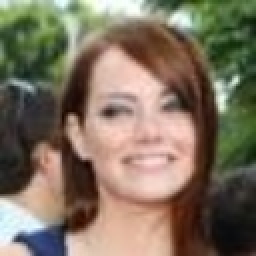
#> input picture resampled_dataset/20/124968.jpg, 128 x 128 px (shown 2 times larger)
$ python -i image_processor.py   (imports and definitions only)   (older library calls are emulated)
#> lines starting #> are read from the running program, lines starting #| are printed output that depends on the picture
#> further down, picture is the input picture: shape (128, 128, 3); mean B, G, R 95.6, 113.5, 126.9
import cv2
import numpy as np

# Function to process images based on quality issues
# [22 lines left out: functions process_image, sharpen_image, not called in this run]

def denoise_image(image):
    denoised = cv2.fastNlMeansDenoisingColored(image, None, 10, 10, 7, 21)
    return denoised

def brighten_image(image):
    hsv = cv2.cvtColor(image, cv2.COLOR_BGR2HSV)
#> hsv: shape (128, 128, 3); mean H, S, V 28.6, 87.4, 133.7
    h, s, v = cv2.split(hsv)
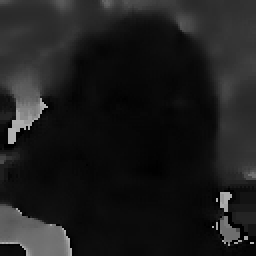
#> h: shape (128, 128) (shown 2 times larger); min 0, max 177, mean 28.6
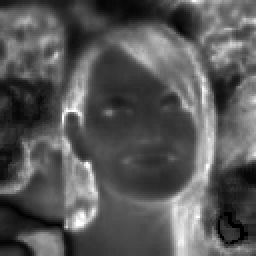
#> s: shape (128, 128) (shown 2 times larger); min 0, max 255, mean 87.4
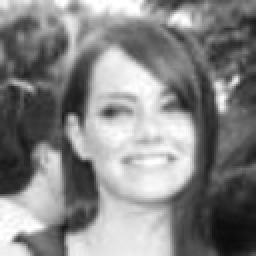
#> v: shape (128, 128) (shown 2 times larger); min 11, max 255, mean 133.7
    v = cv2.equalizeHist(v)
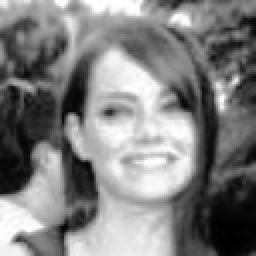
#> v: shape (128, 128) (shown 2 times larger); min 0, max 255, mean 128.1
    hsv = cv2.merge((h, s, v))
#> hsv: shape (128, 128, 3); mean H, S, V 28.6, 87.4, 128.1
    brightened = cv2.cvtColor(hsv, cv2.COLOR_HSV2BGR)
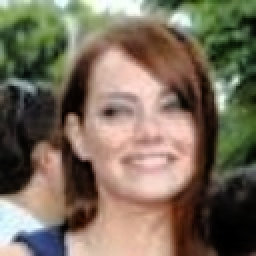
#> brightened: shape (128, 128, 3) (shown 2 times larger); mean B, G, R 91.5, 108.7, 121.3
    return brightened

# [21 lines left out: functions reduce_brightness, enhance_texture, increase_resolution, not called in this run]

>>> import cv2
>>> picture = cv2.imread('resampled_dataset/20/124968.jpg')
>>> result = brighten_image(picture)

$ run again, on resampled_dataset/20/145159.jpg
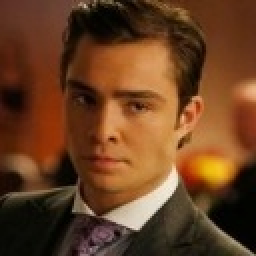
#> input picture resampled_dataset/20/145159.jpg, 128 x 128 px (shown 2 times larger)
#> picture is the input picture: shape (128, 128, 3); mean B, G, R 34.1, 63.9, 105.1
#> in brighten_image, `v = cv2.equalizeHist(v)`:
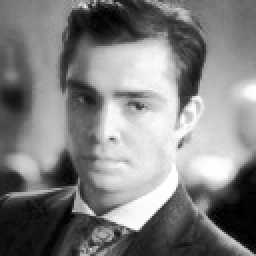
#> v: shape (128, 128) (shown 2 times larger); min 0, max 255, mean 128.1
#> in brighten_image, `brightened = cv2.cvtColor(hsv, cv2.COLOR_HSV2BGR)`:
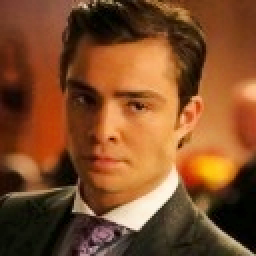
#> brightened: shape (128, 128, 3) (shown 2 times larger); mean B, G, R 40.6, 76.9, 128

$ run again, on resampled_dataset/20/152513.jpg
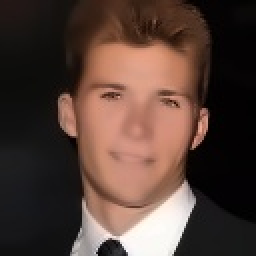
#> input picture resampled_dataset/20/152513.jpg, 128 x 128 px (shown 2 times larger)
#> picture is the input picture: shape (128, 128, 3); mean B, G, R 54.9, 63, 84.1
#> in brighten_image, `v = cv2.equalizeHist(v)`:
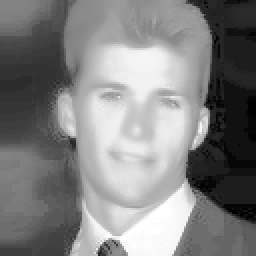
#> v: shape (128, 128) (shown 2 times larger); min 0, max 255, mean 129.1
#> in brighten_image, `brightened = cv2.cvtColor(hsv, cv2.COLOR_HSV2BGR)`:
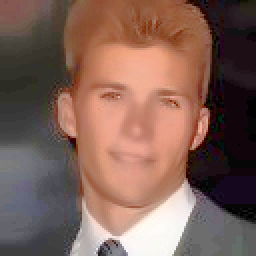
#> brightened: shape (128, 128, 3) (shown 2 times larger); mean B, G, R 86.5, 96.9, 127.7

$ run again, on resampled_dataset/20/168156.jpg
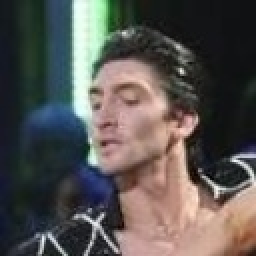
#> input picture resampled_dataset/20/168156.jpg, 128 x 128 px (shown 2 times larger)
#> picture is the input picture: shape (128, 128, 3); mean B, G, R 81.1, 83.8, 87.7
#> in brighten_image, `v = cv2.equalizeHist(v)`:
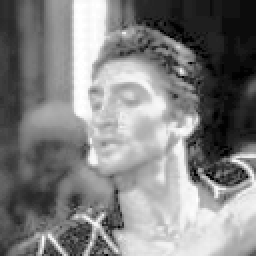
#> v: shape (128, 128) (shown 2 times larger); min 0, max 255, mean 128.5
#> in brighten_image, `brightened = cv2.cvtColor(hsv, cv2.COLOR_HSV2BGR)`:
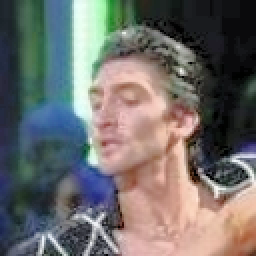
#> brightened: shape (128, 128, 3) (shown 2 times larger); mean B, G, R 106.8, 108.9, 111
